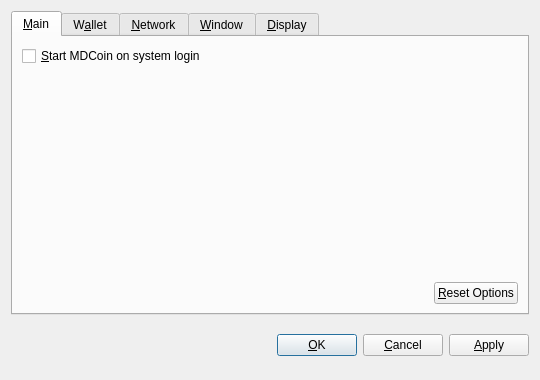
<?xml version="1.0" encoding="UTF-8"?>
<ui version="4.0">
 <class>OptionsDialog</class>
 <widget class="QDialog" name="OptionsDialog">
  <property name="geometry">
   <rect>
    <x>0</x>
    <y>0</y>
    <width>540</width>
    <height>380</height>
   </rect>
  </property>
  <property name="windowTitle">
   <string>Options</string>
  </property>
  <property name="modal">
   <bool>true</bool>
  </property>
  <layout class="QVBoxLayout" name="verticalLayout">
   <item>
    <widget class="QTabWidget" name="tabWidget">
     <property name="tabPosition">
      <enum>QTabWidget::North</enum>
     </property>
     <property name="currentIndex">
      <number>0</number>
     </property>
     <widget class="QWidget" name="tabMain">
      <attribute name="title">
       <string>&amp;Main</string>
      </attribute>
      <layout class="QVBoxLayout" name="verticalLayout_Main">
       <item>
        <widget class="QCheckBox" name="bitcoinAtStartup">
         <property name="toolTip">
          <string>Automatically start MDCoin after logging in to the system.</string>
         </property>
         <property name="text">
          <string>&amp;Start MDCoin on system login</string>
         </property>
        </widget>
       </item>
       <item>
        <spacer name="verticalSpacer_Main">
         <property name="orientation">
          <enum>Qt::Vertical</enum>
         </property>
         <property name="sizeHint" stdset="0">
          <size>
           <width>20</width>
           <height>40</height>
          </size>
         </property>
        </spacer>
       </item>
       <item>
        <layout class="QHBoxLayout" name="horizontalLayout_2_Main">
         <item>
          <spacer name="horizontalSpacer_2_Main">
           <property name="orientation">
            <enum>Qt::Horizontal</enum>
           </property>
           <property name="sizeHint" stdset="0">
            <size>
             <width>40</width>
             <height>20</height>
            </size>
           </property>
          </spacer>
         </item>
         <item>
          <widget class="QPushButton" name="resetButton">
           <property name="toolTip">
            <string>Reset all client options to default.</string>
           </property>
           <property name="text">
            <string>&amp;Reset Options</string>
           </property>
           <property name="autoDefault">
            <bool>false</bool>
           </property>
          </widget>
         </item>
        </layout>
       </item>
      </layout>
     </widget>
     <widget class="QWidget" name="tabWallet">
      <attribute name="title">
       <string>W&amp;allet</string>
      </attribute>
      <layout class="QVBoxLayout" name="verticalLayout_Network">
       <item>
        <widget class="QLabel" name="transactionFeeInfoLabel">
         <property name="text">
          <string>Optional transaction fee per kB that helps make sure your transactions are processed quickly. Most transactions are 1 kB.</string>
         </property>
         <property name="textFormat">
          <enum>Qt::PlainText</enum>
         </property>
         <property name="wordWrap">
          <bool>true</bool>
         </property>
        </widget>
       </item>
       <item>
        <layout class="QHBoxLayout" name="horizontalLayout_1_Main">
         <item>
          <widget class="QLabel" name="transactionFeeLabel">
           <property name="text">
            <string>Pay transaction &amp;fee</string>
           </property>
           <property name="textFormat">
            <enum>Qt::PlainText</enum>
           </property>
           <property name="buddy">
            <cstring>transactionFee</cstring>
           </property>
          </widget>
         </item>
         <item>
          <widget class="BitcoinAmountField" name="transactionFee"/>
         </item>
         <item>
          <spacer name="horizontalSpacer_1_Main">
           <property name="orientation">
            <enum>Qt::Horizontal</enum>
           </property>
           <property name="sizeHint" stdset="0">
            <size>
             <width>40</width>
             <height>20</height>
            </size>
           </property>
          </spacer>
         </item>
        </layout>
       </item>
       <item>
        <widget class="QLabel" name="label">
         <property name="text">
          <string>If you disable the spending of unconfirmed change, the change from a transaction cannot be used until that transaction has at least one confirmation. This also affects how your balance is computed.</string>
         </property>
         <property name="wordWrap">
          <bool>true</bool>
         </property>
        </widget>
       </item>
       <item>
        <widget class="QCheckBox" name="spendZeroConfChange">
         <property name="text">
          <string>Spend unconfirmed change  (experts only)</string>
         </property>
        </widget>
       </item>
       <item>
        <spacer name="verticalSpacer">
         <property name="orientation">
          <enum>Qt::Vertical</enum>
         </property>
         <property name="sizeHint" stdset="0">
          <size>
           <width>20</width>
           <height>40</height>
          </size>
         </property>
        </spacer>
       </item>
      </layout>
     </widget>
     <widget class="QWidget" name="tabNetwork">
      <attribute name="title">
       <string>&amp;Network</string>
      </attribute>
      <layout class="QVBoxLayout" name="verticalLayout_Network">
       <item>
        <widget class="QCheckBox" name="mapPortUpnp">
         <property name="toolTip">
          <string>Automatically open the MDCoin client port on the router. This only works when your router supports UPnP and it is enabled.</string>
         </property>
         <property name="text">
          <string>Map port using &amp;UPnP</string>
         </property>
        </widget>
       </item>
       <item>
        <widget class="QCheckBox" name="connectSocks">
         <property name="toolTip">
          <string>Connect to the MDCoin network through a SOCKS proxy (e.g. when connecting through Tor).</string>
         </property>
         <property name="text">
          <string>&amp;Connect through SOCKS proxy:</string>
         </property>
        </widget>
       </item>
       <item>
        <layout class="QHBoxLayout" name="horizontalLayout_Network">
         <item>
          <widget class="QLabel" name="proxyIpLabel">
           <property name="text">
            <string>Proxy &amp;IP:</string>
           </property>
           <property name="textFormat">
            <enum>Qt::PlainText</enum>
           </property>
           <property name="buddy">
            <cstring>proxyIp</cstring>
           </property>
          </widget>
         </item>
         <item>
          <widget class="QValidatedLineEdit" name="proxyIp">
           <property name="maximumSize">
            <size>
             <width>140</width>
             <height>16777215</height>
            </size>
           </property>
           <property name="toolTip">
            <string>IP address of the proxy (e.g. 127.0.0.1)</string>
           </property>
          </widget>
         </item>
         <item>
          <widget class="QLabel" name="proxyPortLabel">
           <property name="text">
            <string>&amp;Port:</string>
           </property>
           <property name="textFormat">
            <enum>Qt::PlainText</enum>
           </property>
           <property name="buddy">
            <cstring>proxyPort</cstring>
           </property>
          </widget>
         </item>
         <item>
          <widget class="QLineEdit" name="proxyPort">
           <property name="maximumSize">
            <size>
             <width>55</width>
             <height>16777215</height>
            </size>
           </property>
           <property name="toolTip">
            <string>Port of the proxy (e.g. 9050)</string>
           </property>
          </widget>
         </item>
         <item>
          <widget class="QLabel" name="socksVersionLabel">
           <property name="text">
            <string>SOCKS &amp;Version:</string>
           </property>
           <property name="textFormat">
            <enum>Qt::PlainText</enum>
           </property>
           <property name="buddy">
            <cstring>socksVersion</cstring>
           </property>
          </widget>
         </item>
         <item>
          <widget class="QValueComboBox" name="socksVersion">
           <property name="toolTip">
            <string>SOCKS version of the proxy (e.g. 5)</string>
           </property>
          </widget>
         </item>
         <item>
          <spacer name="horizontalSpacer_Network">
           <property name="orientation">
            <enum>Qt::Horizontal</enum>
           </property>
           <property name="sizeHint" stdset="0">
            <size>
             <width>40</width>
             <height>20</height>
            </size>
           </property>
          </spacer>
         </item>
        </layout>
       </item>
       <item>
        <spacer name="verticalSpacer_Network">
         <property name="orientation">
          <enum>Qt::Vertical</enum>
         </property>
         <property name="sizeHint" stdset="0">
          <size>
           <width>20</width>
           <height>40</height>
          </size>
         </property>
        </spacer>
       </item>
      </layout>
     </widget>
     <widget class="QWidget" name="tabWindow">
      <attribute name="title">
       <string>&amp;Window</string>
      </attribute>
      <layout class="QVBoxLayout" name="verticalLayout_Window">
       <item>
        <widget class="QCheckBox" name="minimizeToTray">
         <property name="toolTip">
          <string>Show only a tray icon after minimizing the window.</string>
         </property>
         <property name="text">
          <string>&amp;Minimize to the tray instead of the taskbar</string>
         </property>
        </widget>
       </item>
       <item>
        <widget class="QCheckBox" name="minimizeOnClose">
         <property name="toolTip">
          <string>Minimize instead of exit the application when the window is closed. When this option is enabled, the application will be closed only after selecting Quit in the menu.</string>
         </property>
         <property name="text">
          <string>M&amp;inimize on close</string>
         </property>
        </widget>
       </item>
       <item>
        <spacer name="verticalSpacer_Window">
         <property name="orientation">
          <enum>Qt::Vertical</enum>
         </property>
         <property name="sizeHint" stdset="0">
          <size>
           <width>20</width>
           <height>40</height>
          </size>
         </property>
        </spacer>
       </item>
      </layout>
     </widget>
     <widget class="QWidget" name="tabDisplay">
      <attribute name="title">
       <string>&amp;Display</string>
      </attribute>
      <layout class="QVBoxLayout" name="verticalLayout_Display">
       <item>
        <layout class="QHBoxLayout" name="horizontalLayout_1_Display">
         <item>
          <widget class="QLabel" name="langLabel">
           <property name="text">
            <string>User Interface &amp;language:</string>
           </property>
           <property name="textFormat">
            <enum>Qt::PlainText</enum>
           </property>
           <property name="buddy">
            <cstring>lang</cstring>
           </property>
          </widget>
         </item>
         <item>
          <widget class="QValueComboBox" name="lang">
           <property name="toolTip">
            <string>The user interface language can be set here. This setting will take effect after restarting MDCoin.</string>
           </property>
          </widget>
         </item>
        </layout>
       </item>
       <item>
        <layout class="QHBoxLayout" name="horizontalLayout_2_Display">
         <item>
          <widget class="QLabel" name="unitLabel">
           <property name="text">
            <string>&amp;Unit to show amounts in:</string>
           </property>
           <property name="textFormat">
            <enum>Qt::PlainText</enum>
           </property>
           <property name="buddy">
            <cstring>unit</cstring>
           </property>
          </widget>
         </item>
         <item>
          <widget class="QValueComboBox" name="unit">
           <property name="toolTip">
            <string>Choose the default subdivision unit to show in the interface and when sending coins.</string>
           </property>
          </widget>
         </item>
        </layout>
       </item>
       <item>
        <widget class="QCheckBox" name="displayAddresses">
         <property name="toolTip">
          <string>Whether to show MDCoin addresses in the transaction list or not.</string>
         </property>
         <property name="text">
          <string>&amp;Display addresses in transaction list</string>
         </property>
        </widget>
       </item>
       <item>
        <widget class="QCheckBox" name="coinControlFeatures">
         <property name="toolTip">
          <string>Whether to show coin control features or not.</string>
         </property>
         <property name="text">
          <string>Display coin &amp;control features (experts only!)</string>
         </property>
        </widget>
       </item>
       <item>
        <spacer name="verticalSpacer_Display">
         <property name="orientation">
          <enum>Qt::Vertical</enum>
         </property>
         <property name="sizeHint" stdset="0">
          <size>
           <width>20</width>
           <height>40</height>
          </size>
         </property>
        </spacer>
       </item>
      </layout>
     </widget>
    </widget>
   </item>
   <item>
    <layout class="QHBoxLayout" name="horizontalLayout_Buttons">
     <item>
      <spacer name="horizontalSpacer_1">
       <property name="orientation">
        <enum>Qt::Horizontal</enum>
       </property>
       <property name="sizeHint" stdset="0">
        <size>
         <width>40</width>
         <height>48</height>
        </size>
       </property>
      </spacer>
     </item>
     <item>
      <widget class="QLabel" name="statusLabel">
       <property name="font">
        <font>
         <weight>75</weight>
         <bold>true</bold>
        </font>
       </property>
       <property name="text">
        <string/>
       </property>
       <property name="textFormat">
        <enum>Qt::PlainText</enum>
       </property>
       <property name="wordWrap">
        <bool>true</bool>
       </property>
      </widget>
     </item>
     <item>
      <spacer name="horizontalSpacer_2">
       <property name="orientation">
        <enum>Qt::Horizontal</enum>
       </property>
       <property name="sizeHint" stdset="0">
        <size>
         <width>40</width>
         <height>48</height>
        </size>
       </property>
      </spacer>
     </item>
     <item>
      <widget class="QPushButton" name="okButton">
       <property name="text">
        <string>&amp;OK</string>
       </property>
      </widget>
     </item>
     <item>
      <widget class="QPushButton" name="cancelButton">
       <property name="text">
        <string>&amp;Cancel</string>
       </property>
       <property name="autoDefault">
        <bool>false</bool>
       </property>
      </widget>
     </item>
     <item>
      <widget class="QPushButton" name="applyButton">
       <property name="text">
        <string>&amp;Apply</string>
       </property>
       <property name="autoDefault">
        <bool>false</bool>
       </property>
      </widget>
     </item>
    </layout>
   </item>
  </layout>
 </widget>
 <customwidgets>
  <customwidget>
   <class>BitcoinAmountField</class>
   <extends>QSpinBox</extends>
   <header>bitcoinamountfield.h</header>
  </customwidget>
  <customwidget>
   <class>QValueComboBox</class>
   <extends>QComboBox</extends>
   <header>qvaluecombobox.h</header>
  </customwidget>
  <customwidget>
   <class>QValidatedLineEdit</class>
   <extends>QLineEdit</extends>
   <header>qvalidatedlineedit.h</header>
  </customwidget>
 </customwidgets>
 <resources/>
 <connections/>
</ui>
